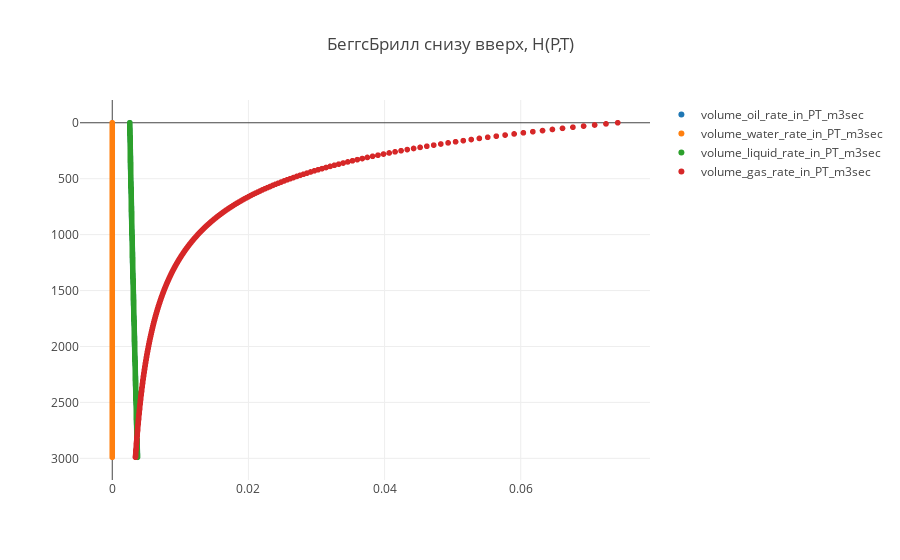

The notebook cell saved with this chart:
### Code cell
trace1 = trace(24)
trace2 = trace(25)
trace3 = trace(26)
trace4 = trace(27)

data = [trace1, trace2, trace3, trace4]

plot()

### Figure 1 — Plotly figure (JSON) as saved in the notebook; plotly's stock layout.template omitted (floating-point values rounded to 4 significant figures; data arrays with more than 128 entries replaced by an {"elided": "..."} marker saying what was removed)
{"data": [{"mode": "markers", "name": "volume_oil_rate_in_PT_m3sec", "type": "scattergl", "uid": "db2b95da-93a8-4495-ba79-24eeb48c1a4e", "x": {"elided": "300 float values"}, "y": {"elided": "300 int values"}}, {"mode": "markers", "name": "volume_water_rate_in_PT_m3sec", "type": "scattergl", "uid": "6f20f221-a7d3-41cf-a1a4-1c1625ae1e3a", "x": {"elided": "300 int values"}, "y": {"elided": "300 int values"}}, {"mode": "markers", "name": "volume_liquid_rate_in_PT_m3sec", "type": "scattergl", "uid": "7ec62512-1429-4a85-bc2f-4639a8b3534a", "x": {"elided": "300 float values"}, "y": {"elided": "300 int values"}}, {"mode": "markers", "name": "volume_gas_rate_in_PT_m3sec", "type": "scattergl", "uid": "098779fe-2595-483b-b1fe-44d395f51e2a", "x": {"elided": "300 float values"}, "y": {"elided": "300 int values"}}], "layout": {"title": {"text": "БеггсБрилл снизу вверх, H(P,T)"}, "yaxis": {"autorange": "reversed"}}}
